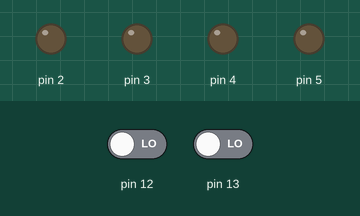
Recording of a sketch running on a simulated Arduino Uno, built with avr-gcc and run on an emulated ATmega328P. On the bench: output pins drawn as LEDs (lit = HIGH). The inputs (shaded band) are chosen by the test bench; at power-on: pin 12 LOW, pin 13 LOW.

Above: at 2.8 s.
2.9 s: pin 12 driven HIGH
At 5.2 s:
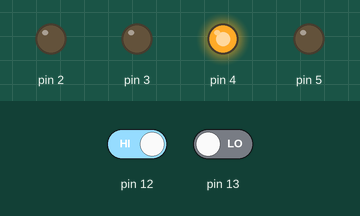
5.5 s: pin 13 driven HIGH
At 7.7 s:
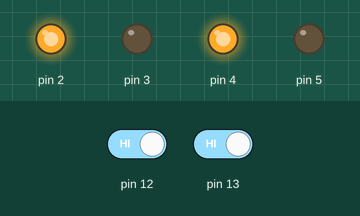
8.5 s: pin 12 driven LOW
At 11.2 s:
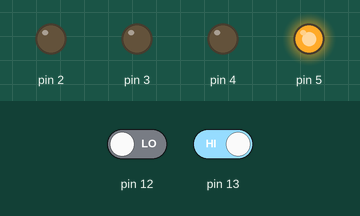
11.5 s: pin 13 driven LOW
At 13.5 s:
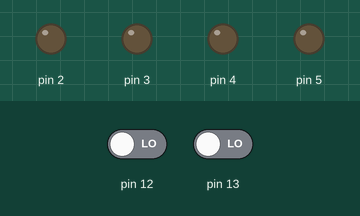
Timing chart, 0 to 15.0 s (numbered marks = the images above; inputs shaded):
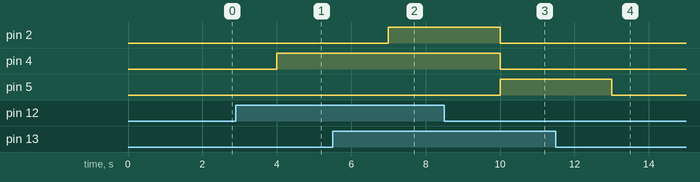

Measured:
- after the input at 2.9 s, pin 4: LOW → HIGH after 1.1 s
- after the input at 5.5 s, pin 2: LOW → HIGH after 1.5 s
- after the input at 8.5 s, pin 2, pin 4: HIGH → LOW after 1.5 s; pin 5: LOW → HIGH after 1.5 s
- after the input at 11.5 s, pin 5: HIGH → LOW after 1.5 s

The sketch:

AutoSeguidorDeLuzCon2LDR_Pag92_.ino
```cpp
 /* TRANSCRITO POR GUSTAVO JARRO CALLIZAYA*/
 /*DEL*/
 /*TEXTO: ROBOTICA CON ARDUINO 1 (SECUNDARIA COMUNITARIA PRODUCTIVA
 * ) "TECHHOME"*/
  /* PRACTICA: AUTO SEGUIDOR DE LUZ CON 2 LRD ARDUINO Y L298N
   *  PAGINA 92 DEL TEXTO*   */
int LDR1;
int LDR2;

void setup() {
  // put your setup code here, to run once:
pinMode(2, OUTPUT);
pinMode(3, OUTPUT);
pinMode(4, OUTPUT);
pinMode(5, OUTPUT);
pinMode(13, INPUT);
pinMode(13, INPUT);

}

void loop() {
  // put your main code here, to run repeatedly:
 LDR1=digitalRead(12);
 LDR2=digitalRead(13);
 delay(1000);
 if(LDR1==1 and LDR2==1){
  digitalWrite(2, HIGH);
  digitalWrite(3, LOW);
  digitalWrite(4, HIGH);
  digitalWrite(5, LOW);
  }
  if(LDR1==0 and LDR2==0){
  digitalWrite(2, LOW);
  digitalWrite(3, LOW);
  digitalWrite(4, LOW);
  digitalWrite(5, LOW);
  }
   if(LDR1==1 and LDR2==0){
  digitalWrite(2, LOW);
  digitalWrite(3, LOW);
  digitalWrite(4, HIGH);
  digitalWrite(5, LOW);
  }
 if(LDR1==0 and LDR2==1){
  digitalWrite(2, LOW);
  digitalWrite(3, LOW);
  digitalWrite(4, LOW);
  digitalWrite(5, HIGH);
  }
}
```
